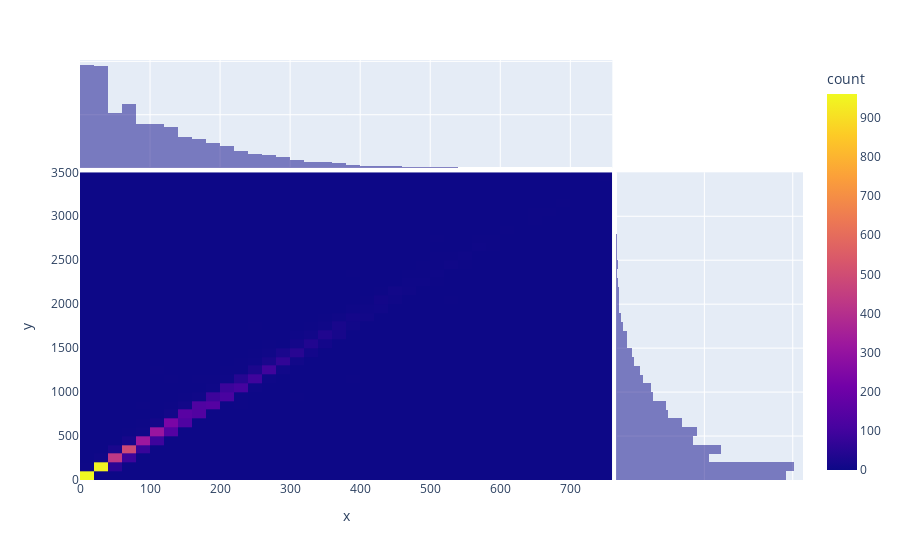

Notebook code cell kept with this figure:
### Code cell
import plotly.express as px
df = px.data.tips()
fig = px.density_heatmap(two_dim_data_df, x="x", y="y", marginal_x="histogram", marginal_y="histogram")
fig.update_layout(scene = dict(zaxis = dict(type = 'log')))
fig.show()

### Figure 1 — Plotly figure (JSON) as saved in the notebook; plotly's stock layout.template omitted (floating-point values rounded to 4 significant figures; data arrays with more than 128 entries replaced by an {"elided": "..."} marker saying what was removed)
{"data": [{"coloraxis": "coloraxis", "hovertemplate": "x=%{x}<br>y=%{y}<br>count=%{z}<extra></extra>", "name": "", "type": "histogram2d", "x": {"elided": "6132 float values"}, "xaxis": "x", "xbingroup": "x", "y": {"elided": "6132 float values"}, "yaxis": "y", "ybingroup": "y"}, {"alignmentgroup": "True", "bingroup": "x", "hovertemplate": "x=%{x}<br>count=%{y}<extra></extra>", "legendgroup": "", "marker": {"color": "#0d0887"}, "name": "", "offsetgroup": "", "opacity": 0.5, "showlegend": false, "type": "histogram", "x": {"elided": "6132 float values"}, "xaxis": "x3", "yaxis": "y3"}, {"alignmentgroup": "True", "bingroup": "y", "hovertemplate": "y=%{y}<br>count=%{x}<extra></extra>", "legendgroup": "", "marker": {"color": "#0d0887"}, "name": "", "offsetgroup": "", "opacity": 0.5, "showlegend": false, "type": "histogram", "xaxis": "x2", "y": {"elided": "6132 float values"}, "yaxis": "y2"}], "layout": {"barmode": "overlay", "coloraxis": {"colorbar": {"title": {"text": "count"}}, "colorscale": [[0, "#0d0887"], [0.1111, "#46039f"], [0.2222, "#7201a8"], [0.3333, "#9c179e"], [0.4444, "#bd3786"], [0.5556, "#d8576b"], [0.6667, "#ed7953"], [0.7778, "#fb9f3a"], [0.8889, "#fdca26"], [1, "#f0f921"]]}, "legend": {"tracegroupgap": 0}, "margin": {"t": 60}, "scene": {"zaxis": {"type": "log"}}, "xaxis": {"anchor": "y", "domain": [0, 0.7363], "title": {"text": "x"}}, "xaxis2": {"anchor": "y2", "domain": [0.7413, 1], "matches": "x2", "showgrid": true, "showline": false, "showticklabels": false, "ticks": ""}, "xaxis3": {"anchor": "y3", "domain": [0, 0.7363], "matches": "x", "showgrid": true, "showticklabels": false}, "xaxis4": {"anchor": "y4", "domain": [0.7413, 1], "matches": "x2", "showgrid": true, "showline": false, "showticklabels": false, "ticks": ""}, "yaxis": {"anchor": "x", "domain": [0, 0.7326], "title": {"text": "y"}}, "yaxis2": {"anchor": "x2", "domain": [0, 0.7326], "matches": "y", "showgrid": true, "showticklabels": false}, "yaxis3": {"anchor": "x3", "domain": [0.7426, 1], "matches": "y3", "showgrid": true, "showline": false, "showticklabels": false, "ticks": ""}, "yaxis4": {"anchor": "x4", "domain": [0.7426, 1], "matches": "y3", "showgrid": true, "showline": false, "showticklabels": false, "ticks": ""}}}
